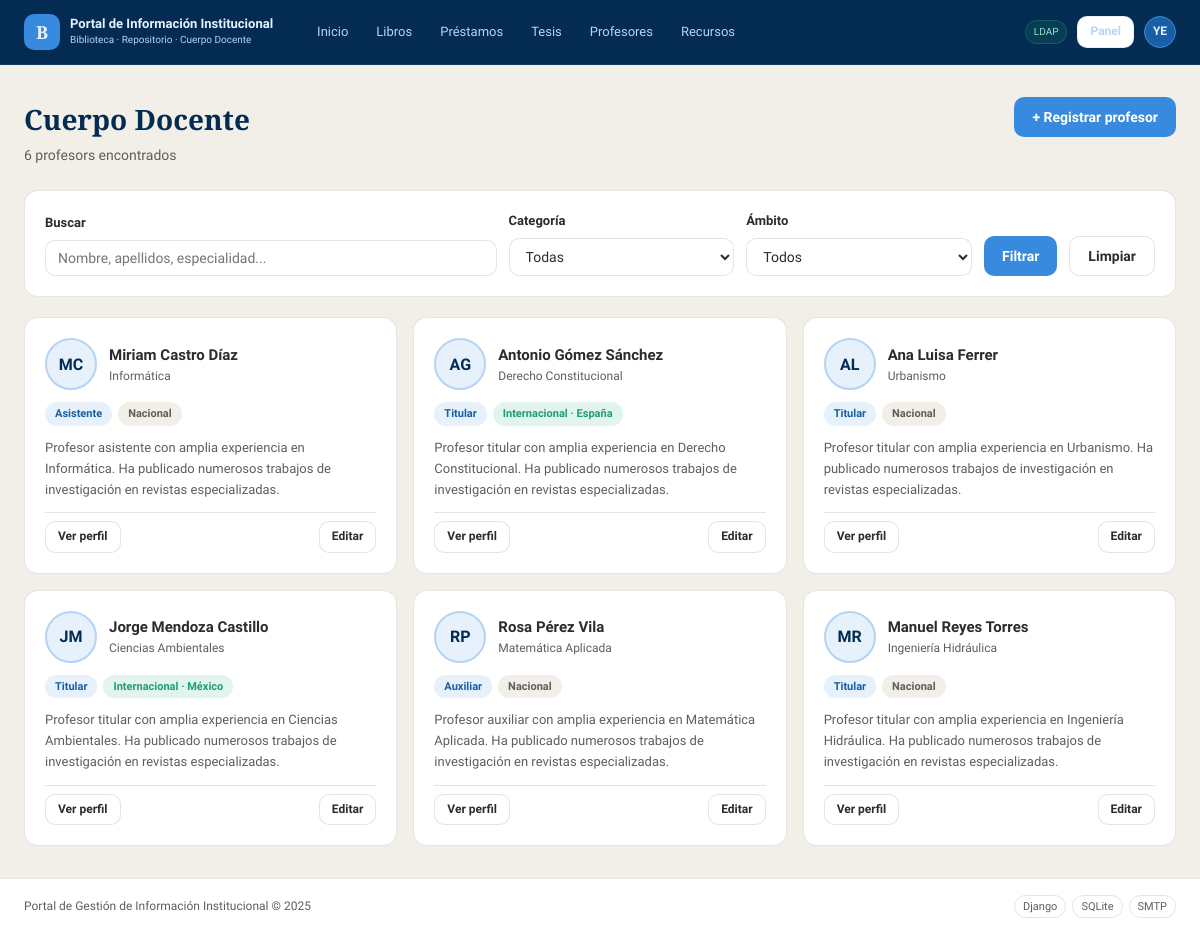
/biblioteca/profesores/ (signed in), run on the app's committed database.
### biblioteca/models.py (models this page shows, shortened)
class Profesor(models.Model):
    CATEGORIA_CHOICES = [
        ('titular',    'Titular'),
        ('auxiliar',   'Auxiliar'),
        ('asistente',  'Asistente'),
        ('instructor', 'Instructor'),
    ]
    AMBITO_CHOICES = [
        ('nacional',       'Nacional'),
        ('internacional',  'Internacional'),
    ]
    nombre        = models.CharField(max_length=200)
    apellidos     = models.CharField(max_length=200)
    categoria     = models.CharField(max_length=20, choices=CATEGORIA_CHOICES,
                                      default='titular')
    ambito        = models.CharField(max_length=20, choices=AMBITO_CHOICES,
                                      default='nacional')
    pais          = models.CharField(max_length=100, blank=True,
                                      verbose_name='País (si es internacional)')
    especialidad  = models.CharField(max_length=200)
    biografia     = models.TextField(blank=True, verbose_name='Biografía')
    email         = models.EmailField(blank=True)
    foto          = models.ImageField(upload_to='profesores/', null=True, blank=True)
    activo        = models.BooleanField(default=True)
    fecha_registro = models.DateTimeField(auto_now_add=True)
    class Meta:
        verbose_name        = 'Profesor'
        verbose_name_plural = 'Profesores'
        ordering            = ['apellidos', 'nombre']
    def nombre_completo(self):
        return f'{self.nombre} {self.apellidos}'
    def iniciales(self):
        partes = self.nombre.split() + self.apellidos.split()
        return ''.join(p[0] for p in partes[:2]).upper()

### biblioteca/views.py (the view)
# urls.py: path('profesores/',                       views.profesor_list,      name='profesor_list'),
@login_required
def profesor_list(request):
    profesores = Profesor.objects.filter(activo=True)
    q         = request.GET.get('q', '')
    categoria = request.GET.get('categoria', '')
    ambito    = request.GET.get('ambito', '')
    if q:
        profesores = profesores.filter(
            Q(nombre__icontains=q)       |
            Q(apellidos__icontains=q)    |
            Q(especialidad__icontains=q)
        )
    if categoria:
        profesores = profesores.filter(categoria=categoria)
    if ambito:
        profesores = profesores.filter(ambito=ambito)
    return render(request, 'biblioteca/profesor_list.html', {
        'profesores':        profesores,
        'total':             profesores.count(),
        'q':                 q,
        'categoria':         categoria,
        'ambito':            ambito,
        'categoria_choices': Profesor.CATEGORIA_CHOICES,
        'ambito_choices':    Profesor.AMBITO_CHOICES,
    })

### templates/biblioteca/profesor_list.html (shortened to what this page needs)
{% extends 'base.html' %}
{% block content %}
<div class="page-header">
  <div>
    <h1 class="page-header__title">Cuerpo Docente</h1>
    <p class="page-header__sub">{{ total }} profesor{{ total|pluralize }} encontrado{{ total|pluralize }}</p>
  </div>
  {% if user.is_staff %}
    <a href="{% url 'biblioteca:profesor_crear' %}" class="btn btn--primary">+ Registrar profesor</a>
  {% endif %}
</div>
<div class="card" style="margin-bottom:1.25rem;">
  <form method="get" style="display:flex; gap:12px; flex-wrap:wrap; align-items:flex-end;">
    <div class="form-group" style="flex:2; margin:0;">
      <label>Buscar</label>
      <input type="text" name="q" value="{{ q }}"
             placeholder="Nombre, apellidos, especialidad..." class="form-control" />
    </div>
    <div class="form-group" style="flex:1; margin:0;">
      <label>Categoría</label>
      <select name="categoria" class="form-control">
        <option value="">Todas</option>
      </select>
    </div>
    <div class="form-group" style="flex:1; margin:0;">
      <label>Ámbito</label>
      <select name="ambito" class="form-control">
        <option value="">Todos</option>
      </select>
    </div>
    <button type="submit" class="btn btn--primary" style="height:40px;">Filtrar</button>
    <a href="{% url 'biblioteca:profesor_list' %}" class="btn btn--secondary" style="height:40px;">Limpiar</a>
  </form>
</div>
<div style="display:grid; grid-template-columns:repeat(auto-fill, minmax(280px,1fr)); gap:1rem;">
  {% for p in profesores %}
  <div class="card" style="display:flex; flex-direction:column; gap:12px;">
    <div style="display:flex; align-items:center; gap:12px;">
      {% if p.foto %}
        <img src="{{ p.foto.url }}" alt="{{ p.nombre_completo }}"
             style="width:52px; height:52px; border-radius:50%;
                    object-fit:cover; border:2px solid var(--borde); flex-shrink:0;">
      {% else %}
        <div style="width:52px; height:52px; border-radius:50%; flex-shrink:0;
                    background:var(--azul-fondo); border:2px solid var(--azul-palido);
                    display:flex; align-items:center; justify-content:center;
                    font-size:16px; font-weight:600; color:var(--azul-oscuro);">
          {{ p.iniciales }}
        </div>
      {% endif %}
      <div style="min-width:0;">
        <div style="font-weight:600; font-size:15px; color:var(--gris-texto);">
          {{ p.nombre_completo }}
        </div>
        <div style="font-size:12px; color:var(--gris-medio);">{{ p.especialidad }}</div>
      </div>
    </div>
    <div style="display:flex; gap:6px; flex-wrap:wrap;">
      <span class="badge badge--info">{{ p.get_categoria_display }}</span>
      {% if p.ambito == 'internacional' %}
        <span class="badge" style="background:var(--verde-fondo); color:var(--verde);">
          Internacional · {{ p.pais }}
        </span>
      {% else %}
        <span class="badge" style="background:var(--gris-fondo); color:var(--gris-medio);">
          Nacional
        </span>
      {% endif %}
    </div>
    {% if p.biografia %}
      <p style="font-size:13px; color:var(--gris-medio); line-height:1.6;
                display:-webkit-box; -webkit-line-clamp:3; line-clamp:3;
                -webkit-box-orient:vertical; overflow:hidden;">
        {{ p.biografia }}
      </p>
    {% endif %}
    <div style="display:flex; gap:8px; margin-top:auto; padding-top:8px;
                border-top:1px solid var(--borde);">
      <a href="{% url 'biblioteca:profesor_detail' p.pk %}"
         class="btn btn--secondary btn--sm">Ver perfil</a>
      {% if user.is_staff %}
        <a href="{% url 'biblioteca:profesor_editar' p.pk %}"
           class="btn btn--secondary btn--sm" style="margin-left:auto;">Editar</a>
      {% endif %}
    </div>
  </div>
  {% empty %}
  <div style="grid-column:1/-1; text-align:center; padding:3rem; color:var(--gris-medio);">
    No se encontraron profesores con esos criterios.
  </div>
  {% endfor %}
</div>
{% endblock %}

### templates/includes/navbar.html (shortened to what this page needs)
{% load static %}
<header class="navbar">
  <div class="navbar__inner">
    <a href="{% url 'home' %}" class="navbar__brand">
      <div class="navbar__logo">B</div>
      <div>
        <div class="navbar__title">Portal de Información Institucional</div>
        <div class="navbar__sub">Biblioteca · Repositorio · Cuerpo Docente</div>
      </div>
    </a>
    <nav class="navbar__nav">
      <a href="{% url 'home' %}" class="nav-link {% if request.resolver_match.url_name == 'home' %}nav-link--active{% endif %}">Inicio</a>
      <a href="{% url 'biblioteca:libro_list' %}" class="nav-link">Libros</a>
      <a href="{% url 'biblioteca:prestamo_list' %}" class="nav-link">Préstamos</a>
      <a href="{% url 'biblioteca:tesis_list' %}" class="nav-link">Tesis</a>
      <a href="{% url 'biblioteca:profesor_list' %}" class="nav-link">Profesores</a>
      <a href="{% url 'biblioteca:recurso_list' %}" class="nav-link">Recursos</a>
    </nav>
    <div class="navbar__auth">
      {% if user.is_authenticated %}
        <span class="ldap-badge">LDAP</span>
        {% if user.is_staff %}
          <a href="{% url 'biblioteca:panel' %}"
            class="btn btn--secondary btn--sm"
            style="color:var(--azul-palido); border-color:rgba(181,212,244,0.3);">
            Panel
          </a>
        {% endif %}
        <div class="user-menu">
          <div class="user-avatar">{{ user.username|slice:":2"|upper }}</div>
        </div>
      {% else %}
        <a href="{% url 'login' %}" class="btn btn--primary btn--sm">Iniciar sesión</a>
      {% endif %}
    </div>
  </div>
</header>

### static/css/main.css (style rules this page uses)
:root { --azul-oscuro: #042C53; --azul-medio: #0C447C; --azul: #185FA5; --azul-claro: #378ADD; --azul-palido: #B5D4F4; --azul-fondo: #E6F1FB; --verde: #1D9E75; --verde-fondo: #E1F5EE; --rojo: #E24B4A; --rojo-fondo: #FCEBEB; --ambar: #EF9F27; --ambar-fondo: #FAEEDA; --gris-texto: #2C2C2A; --gris-medio: #5F5E5A; --gris-suave: #B4B2A9; --gris-fondo: #F1EFE8; --blanco: #ffffff; --borde: rgba(44,44,42,0.12); --sombra: 0 1px 4px rgba(0,0,0,0.08); --radio-sm: 6px; --radio-md: 10px; --radio-lg: 14px; --radio-pill: 999px; --fuente-titulo: 'Playfair Display', Georgia, serif; --fuente-cuerpo: 'Source Sans 3', system-ui, sans-serif; }
*, *::before, *::after { box-sizing: border-box; margin: 0; padding: 0; }
html { font-size: 16px; }
body { font-family: var(--fuente-cuerpo); background: var(--gris-fondo); color: var(--gris-texto); line-height: 1.6; min-height: 100vh; display: flex; flex-direction: column; }
a { color: var(--azul-claro); text-decoration: none; }
.navbar { background: var(--azul-oscuro); position: sticky; top: 0; z-index: 100; border-bottom: 1px solid rgba(255,255,255,0.06); }
.navbar__inner { max-width: 1280px; margin: 0 auto; padding: 0 1.5rem; height: 64px; display: flex; align-items: center; gap: 2rem; }
.navbar__brand { display: flex; align-items: center; gap: 10px; text-decoration: none; flex-shrink: 0; }
.navbar__logo { width: 36px; height: 36px; border-radius: var(--radio-md); background: var(--azul-claro); display: flex; align-items: center; justify-content: center; font-family: var(--fuente-titulo); font-size: 18px; font-weight: 700; color: var(--azul-fondo); }
.navbar__title { font-size: 13px; font-weight: 600; color: var(--azul-fondo); line-height: 1.2; }
.navbar__sub { font-size: 10px; color: var(--azul-palido); font-weight: 300; }
.navbar__nav { display: flex; align-items: center; gap: 4px; flex: 1; }
.nav-link { font-size: 13px; color: var(--azul-palido); font-weight: 400; padding: 6px 12px; border-radius: var(--radio-pill); transition: background 0.15s, color 0.15s; }
.navbar__auth { display: flex; align-items: center; gap: 10px; margin-left: auto; }
.ldap-badge { font-size: 10px; color: #9FE1CB; background: rgba(29,158,117,0.15); border: 1px solid rgba(29,158,117,0.35); padding: 3px 8px; border-radius: var(--radio-pill); }
.user-menu { position: relative; }
.user-avatar { width: 32px; height: 32px; border-radius: 50%; background: var(--azul); border: 1px solid var(--azul-claro); display: flex; align-items: center; justify-content: center; font-size: 12px; font-weight: 600; color: var(--azul-fondo); cursor: pointer; }
.btn { display: inline-flex; align-items: center; gap: 6px; padding: 9px 18px; border-radius: var(--radio-md); font-size: 14px; font-weight: 600; font-family: var(--fuente-cuerpo); cursor: pointer; border: none; transition: opacity 0.15s, transform 0.1s; text-decoration: none; }
.btn--primary { background: var(--azul-claro); color: var(--blanco); }
.btn--secondary { background: var(--blanco); color: var(--gris-texto); border: 1px solid var(--borde); }
.btn--sm { padding: 5px 12px; font-size: 12px; }
.card { background: var(--blanco); border: 1px solid var(--borde); border-radius: var(--radio-lg); padding: 1.25rem; }
.badge { font-size: 11px; font-weight: 600; padding: 3px 10px; border-radius: var(--radio-pill); display: inline-block; }
.badge--info { background: var(--azul-fondo); color: var(--azul); }
.form-group { margin-bottom: 1.25rem; }
.form-group label { display: block; font-size: 13px; font-weight: 600; color: var(--gris-texto); margin-bottom: 0.4rem; }
.form-group input, .form-group select, .form-group textarea { width: 100%; padding: 9px 12px; border: 1px solid var(--borde); border-radius: var(--radio-md); font-size: 14px; font-family: var(--fuente-cuerpo); color: var(--gris-texto); background: var(--blanco); transition: border-color 0.15s; }
.page-header { display: flex; align-items: flex-start; justify-content: space-between; margin-bottom: 1.5rem; }
.page-header__title { font-family: var(--fuente-titulo); font-size: 28px; font-weight: 700; color: var(--azul-oscuro); }
.page-header__sub { font-size: 14px; color: var(--gris-medio); margin-top: 2px; }

### data on the page
Profesor: iniciales "MC", nombre_completo "Miriam Castro Díaz", especialidad "Informática", categoria "Asistente", ambito "Nacional", biografia "Profesor asistente con amplia experiencia en Informática. Ha publicado numerosos trabajos de investigación en revistas especializadas."
Profesor: iniciales "AG", nombre_completo "Antonio Gómez Sánchez", especialidad "Derecho Constitucional", categoria "Titular", pais "España", biografia "Profesor titular con amplia experiencia en Derecho Constitucional. Ha publicado numerosos trabajos de investigación en revistas especializadas."
Profesor: iniciales "AL", nombre_completo "Ana Luisa Ferrer", especialidad "Urbanismo", categoria "Titular", ambito "Nacional", biografia "Profesor titular con amplia experiencia en Urbanismo. Ha publicado numerosos trabajos de investigación en revistas especializadas."
Profesor: iniciales "JM", nombre_completo "Jorge Mendoza Castillo", especialidad "Ciencias Ambientales", categoria "Titular", pais "México", biografia "Profesor titular con amplia experiencia en Ciencias Ambientales. Ha publicado numerosos trabajos de investigación en revistas especializadas."
Profesor: iniciales "RP", nombre_completo "Rosa Pérez Vila", especialidad "Matemática Aplicada", categoria "Auxiliar", ambito "Nacional", biografia "Profesor auxiliar con amplia experiencia en Matemática Aplicada. Ha publicado numerosos trabajos de investigación en revistas especializadas."
Profesor: iniciales "MR", nombre_completo "Manuel Reyes Torres", especialidad "Ingeniería Hidráulica", categoria "Titular", ambito "Nacional", biografia "Profesor titular con amplia experiencia en Ingeniería Hidráulica. Ha publicado numerosos trabajos de investigación en revistas especializadas."

### other printed values
{{ user.username|slice:":2"|upper }} "YE"
{{ total }} "6"
